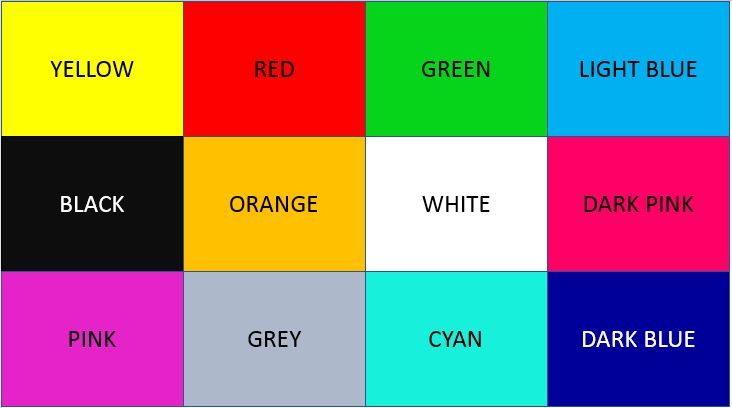
#> input picture Task 1- Color Detection/colours.JPG, 732 x 408 px
$ jupyter execute COLOR_DETECTION.ipynb
#> lines starting #> are read from the running program, lines starting #| are printed output that depends on the picture; after the words box and inside, x2 and y2 are one past the last pixel; in counts of white or black regions, pixels touching at a corner belong together
[cell 1]
#importing the requires libraries
import cv2
import numpy as np
import matplotlib.pyplot as plt

[cell 2]
#reading the input images
img=cv2.imread('colours.JPG')
#> img is the input picture: shape (408, 732, 3); mean B, G, R 118.2, 129.2, 141.2

[cell 3]
#visualising the input image (Default it is in BGR format)
plt.figure(figsize=(20,8))
plt.imshow(img)

[cell 4]
#converting the BGR format to RGB format
grid_RGB= cv2.cvtColor(img,cv2.COLOR_BGR2RGB)

[cell 5]
#visualising the RGB format image
plt.figure(figsize=(20,8))
plt.imshow(grid_RGB)

[cell 6]
#converting the RGB format image to HSV format
grid_HSV= cv2.cvtColor(grid_RGB, cv2.COLOR_RGB2HSV)
#> grid_HSV: shape (408, 732, 3); mean H, S, V 75.1, 185.8, 208.8

[cell 7]
#giving the lower hsv and upper hsv values for the color you want to detect(detecting the single color)
lower=np.array([85,150,0])
upper=np.array([95,255,255])

[cell 8]
#creating the mask for the image
mask= cv2.inRange(grid_HSV,lower,upper)
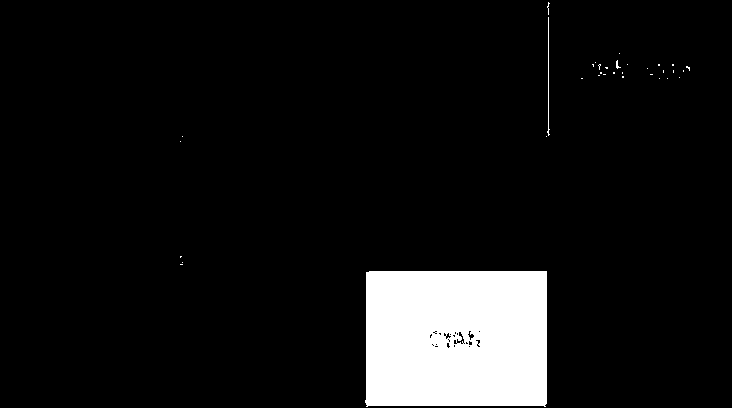
#> mask: shape (408, 732); 8.2% white; 34 white regions (31 under 20 px), largest, box (x1, y1, x2, y2) and area: (365, 271, 547, 407) 24277, (547, 17, 550, 136) 123, (616, 60, 621, 69) 20

[cell 9]
#visualising the masked image
plt.figure(figsize=(20,8))
plt.imshow(mask)

[cell 10]
#applying the bitwise and operation on the masked image
res= cv2.bitwise_and(grid_RGB,grid_RGB,mask=mask)
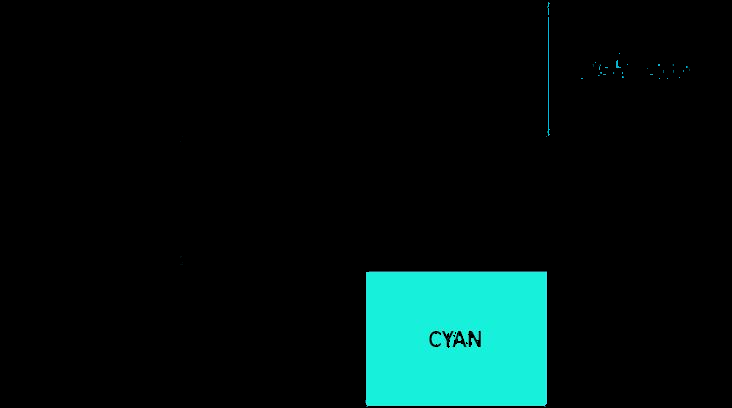
#> res: shape (408, 732, 3); mean R, G, B 2, 19.4, 17.7

[cell 11]
#visualising the final output image with the color we want to detect
plt.figure(figsize=(20,8))
plt.imshow(res)

[cell 12]
#giving the lower and upper hsv values for color 1 (detecting multiple colors at once)
lower_1=np.array([95,150,0])
upper_1=np.array([110,255,255])

[cell 13]
#giving the lower and upper hsv values for color 2 (detecting multiple colors at once)
lower_2=np.array([145,150,0])
upper_2=np.array([155,255,255])

[cell 14]
#creating a mask for color 1
mask_1= cv2.inRange(grid_HSV,lower_1,upper_1)
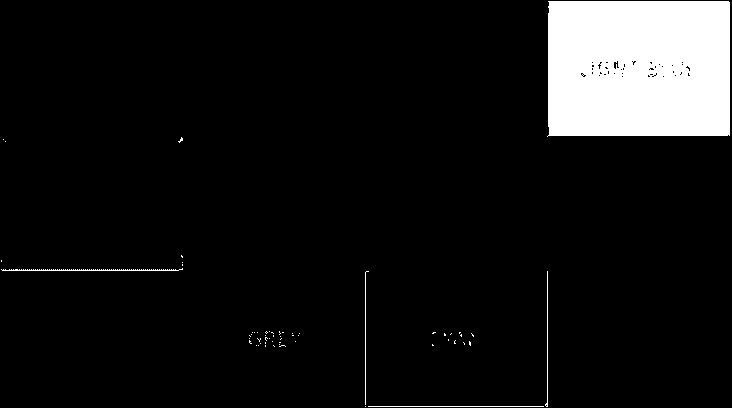
#> mask_1: shape (408, 732); 8.5% white; 58 white regions (53 under 20 px), largest, box (x1, y1, x2, y2) and area: (547, 1, 730, 137) 24423, (1, 268, 183, 271) 270, (368, 406, 544, 407) 176, (545, 271, 548, 407) 141, (365, 271, 369, 405) 136

[cell 15]
#creating the mask for color 2
mask_2= cv2.inRange(grid_HSV,lower_2,upper_2)
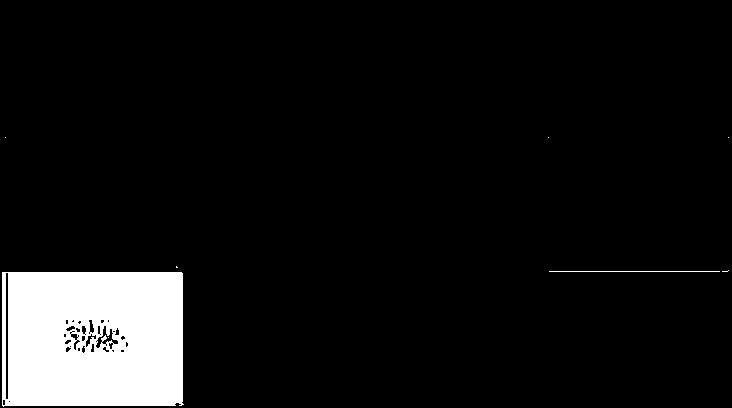
#> mask_2: shape (408, 732); 7.9% white; 8 white regions (6 under 20 px), largest, box (x1, y1, x2, y2) and area: (2, 272, 184, 407) 23403, (549, 271, 720, 272) 171

[cell 16]
mask=mask_1+mask_2
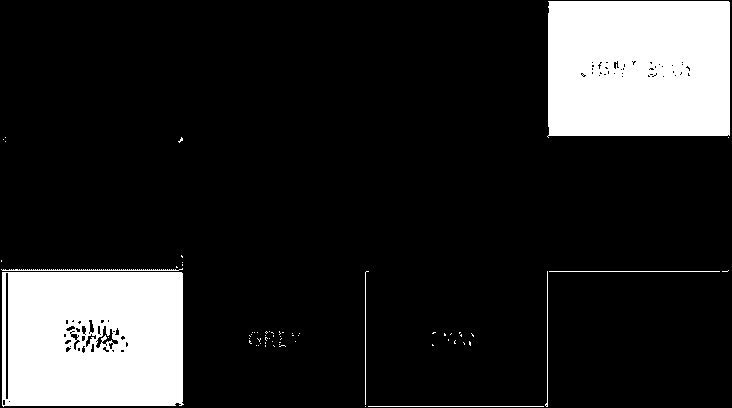
#> mask: shape (408, 732); 16.4% white; 65 white regions (58 under 20 px), largest, box (x1, y1, x2, y2) and area: (547, 1, 730, 138) 24424, (2, 272, 184, 407) 23403, (1, 268, 183, 271) 270

[cell 17]
#visualising the masked output
plt.figure(figsize=(20,8))
plt.imshow(mask)

[cell 18]
#applying the bitwise and operation on masked output
res1= cv2.bitwise_and(grid_RGB,grid_RGB,mask=mask)
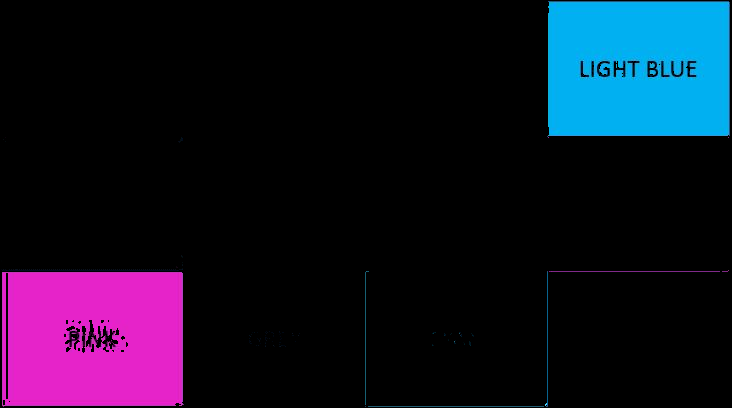
#> res1: shape (408, 732, 3); mean R, G, B 18.2, 17, 35.1

$ run again, with Task 1- Color Detection/colorpic.jpg copied over Task 1- Color Detection/colours.JPG
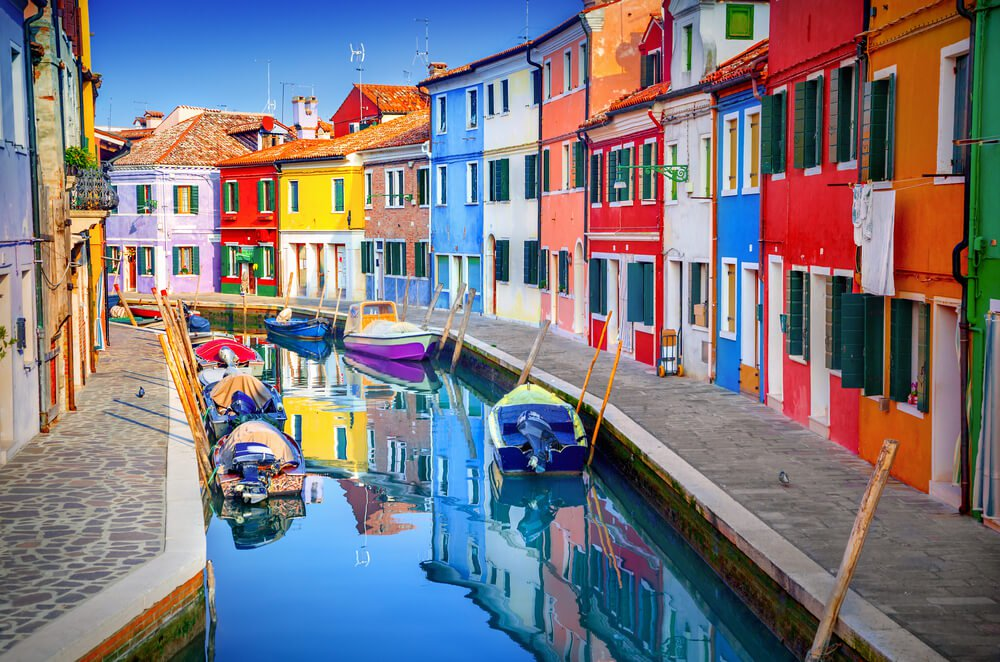
#> input picture Task 1- Color Detection/colorpic.jpg, 1000 x 662 px
#> img is the input picture: shape (662, 1000, 3); mean B, G, R 127.2, 120.1, 124.8
#> grid_HSV: shape (662, 1000, 3); mean H, S, V 79.1, 119.9, 163.6
#> `mask= cv2.inRange(grid_HSV,lower,upper)`:
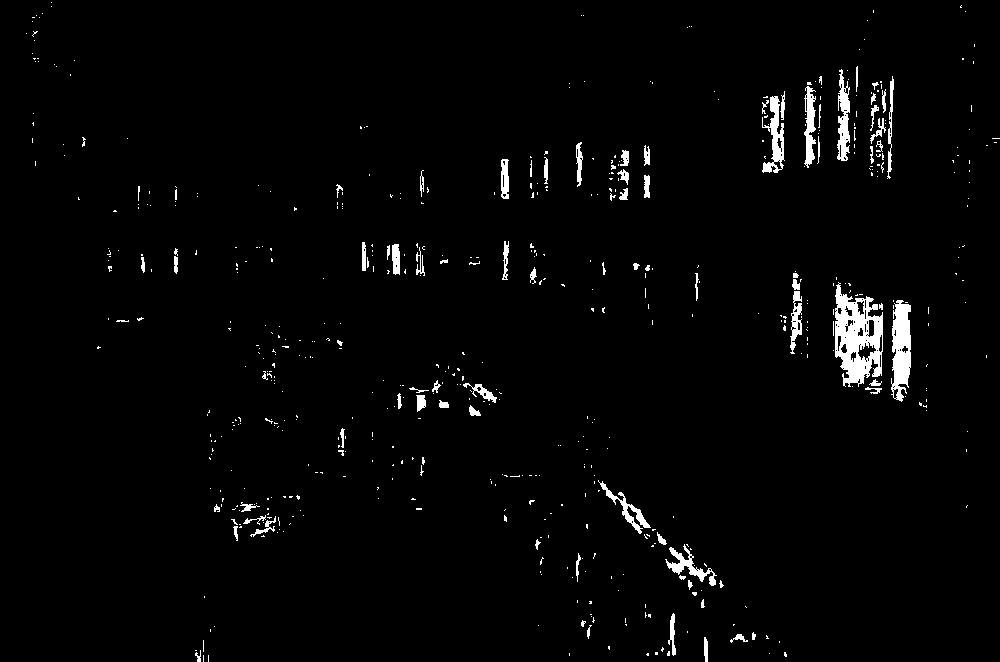
#> mask: shape (662, 1000); 2.2% white; 584 white regions (499 under 20 px), largest, box (x1, y1, x2, y2) and area: (835, 282, 883, 387) 2908, (891, 300, 911, 402) 1470, (762, 96, 785, 173) 776
#> mask_1: shape (662, 1000); 17.9% white; 839 white regions (690 under 20 px), largest, box (x1, y1, x2, y2) and area: (207, 369, 588, 662) 46233, (90, 0, 580, 89) 25313, (572, 459, 800, 662) 16559
#> mask_2: shape (662, 1000); 0.05% white in thin lines or dots
#> `res1= cv2.bitwise_and(grid_RGB,grid_RGB,mask=mask)`:
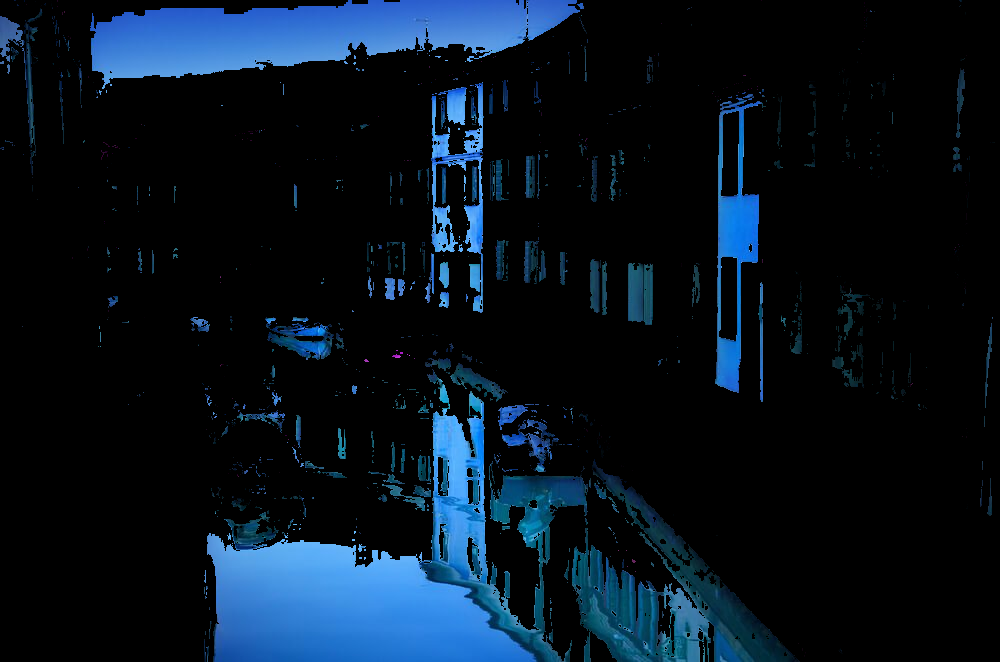
#> res1: shape (662, 1000, 3); mean R, G, B 7.5, 19.4, 31.1
